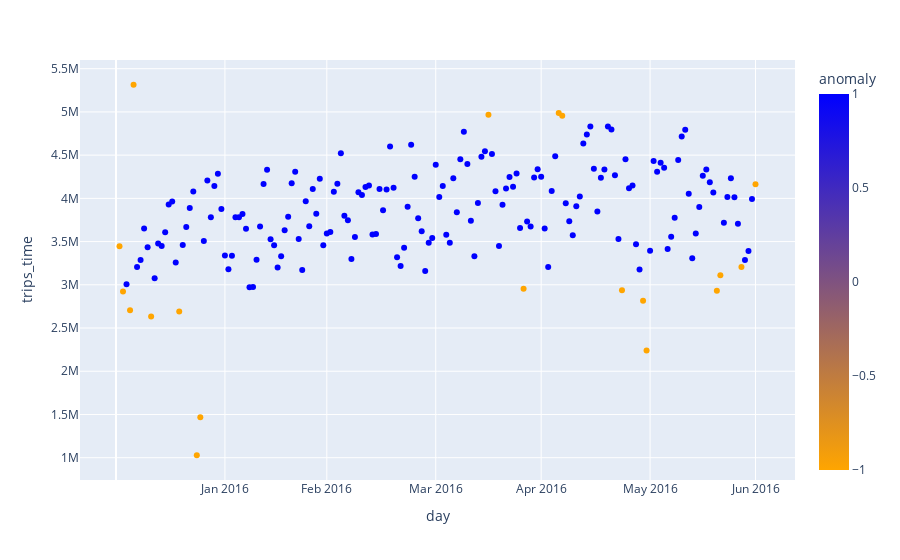

The notebook cell this image was saved under:
### Code cell
fig = px.scatter(days_travel, x='day', y='trips_time', color='anomaly', color_continuous_scale=['orange', 'blue'])
fig.update_layout(
    xaxis=dict(
        tickmode = 'array',
        tickvals = months['max_day'],
        ticktext = months['month'],
    )
)
fig.show()

### Figure 1 — Plotly figure (JSON) as saved in the notebook; plotly's stock layout.template omitted (floating-point values rounded to 4 significant figures; data arrays with more than 128 entries replaced by an {"elided": "..."} marker saying what was removed)
{"data": [{"hovertemplate": "day=%{x}<br>trips_time=%{y}<br>anomaly=%{marker.color}<extra></extra>", "legendgroup": "", "marker": {"color": {"elided": "182 int values"}, "coloraxis": "coloraxis", "symbol": "circle"}, "mode": "markers", "name": "", "orientation": "v", "showlegend": false, "type": "scatter", "x": {"elided": "182 int values"}, "xaxis": "x", "y": {"elided": "182 int values"}, "yaxis": "y"}], "layout": {"autosize": true, "coloraxis": {"colorbar": {"title": {"text": "anomaly"}}, "colorscale": [[0, "orange"], [1, "blue"]]}, "legend": {"tracegroupgap": 0}, "margin": {"t": 60}, "xaxis": {"anchor": "y", "autorange": true, "domain": [0, 1], "range": [-9.985, 193.0], "tickmode": "array", "ticktext": ["Apr 2016", "Feb 2016", "Jan 2016", "Jun 2016", "Mar 2016", "May 2016"], "tickvals": [121, 60, 31, 182, 91, 152], "title": {"text": "day"}, "type": "linear"}, "yaxis": {"anchor": "x", "autorange": true, "domain": [0, 1], "range": [696700.0, 5646000.0], "title": {"text": "trips_time"}, "type": "linear"}}}
